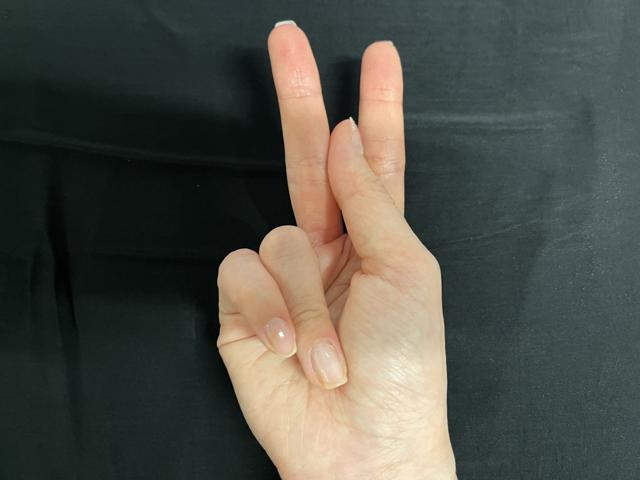
%> input picture MATLAB Code_250420/2.Dataset/test_img2_resize/k.jpeg, 640 x 480 px; its folder holds only this picture in this run
$ octave make_pxl_binning_hex.m   (GNU Octave 9; MATLAB toolbox functions it lacks are replaced by stand-ins)
%> lines starting %> are read from the running program, lines starting %| are printed output that depends on the picture
%----------------------------------------------------
%% Make pxl binned .hex files based on Verilog code
%----------------------------------------------------

image_folder = '../2.Dataset/test_img2_resize/';
image_files = dir(fullfile(image_folder, '*.jpeg'));

output_folder = '../3.Result/pixel_binned_255_img';

if ~exist(output_folder, 'dir')
    mkdir(output_folder);
end

prefix = 'pxl_binned_255_';

for i = 1:numel(image_files)
    imgPath = fullfile(image_folder, image_files(i).name);
    img = imread(imgPath);
%> img is the input picture: size 480x640x3 uint8; mean R, G, B 80.4, 80.5, 72.7

    %% PIXEL BINNING

    % Step 1: RGB channel 5bit truncation
    R = bitshift(img(:,:,1), -3);
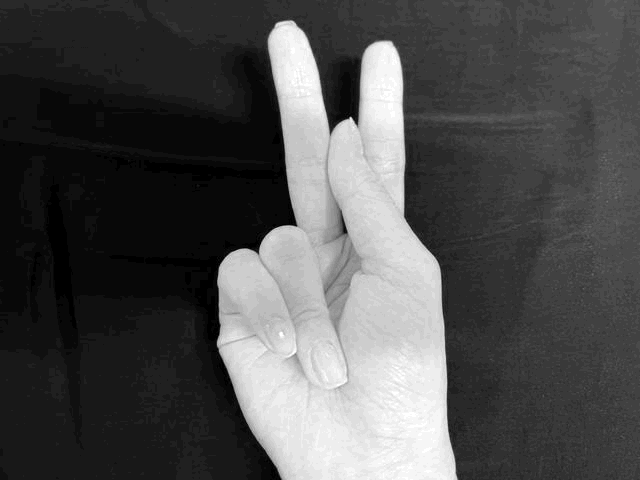
%> R: size 480x640 uint8; min 0, max 31, mean 9.6; drawn with min black and max white
    G = bitshift(img(:,:,2), -3);
    B = bitshift(img(:,:,3), -3);
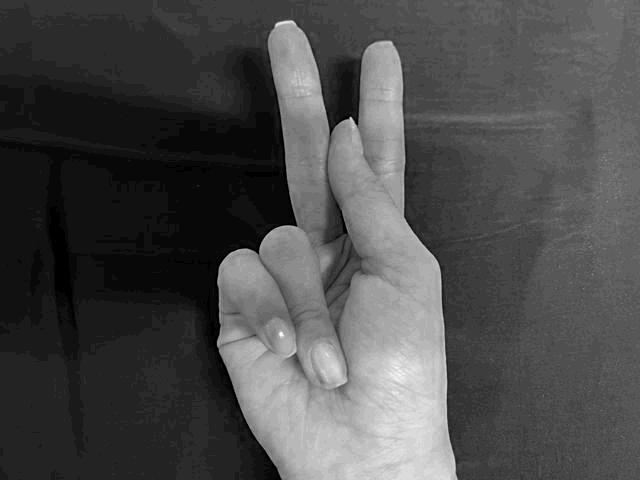
%> B: size 480x640 uint8; min 0, max 29, mean 8.6; drawn with min black and max white

    % Step 2: L/R 80 pxls trimming (center 480pxl)
    R_trim = R(:,81:560);
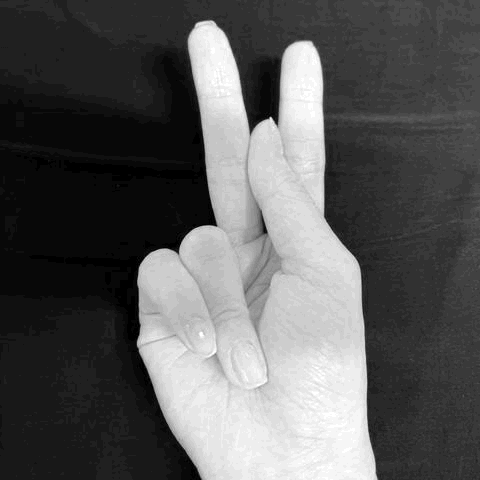
%> R_trim: size 480x480 uint8; min 0, max 31, mean 11; drawn with min black and max white
    G_trim = G(:,81:560);
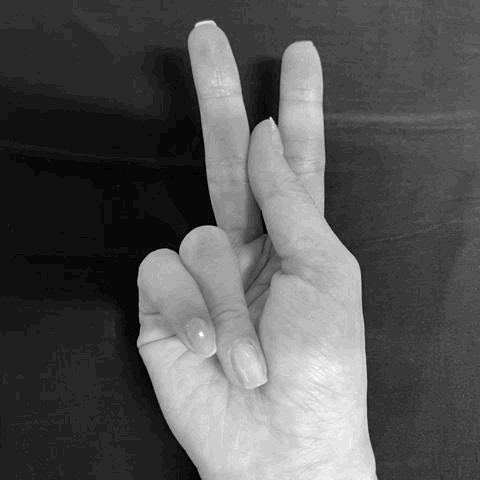
%> G_trim: size 480x480 uint8; min 0, max 31, mean 10.5; drawn with min black and max white
    B_trim = B(:,81:560);
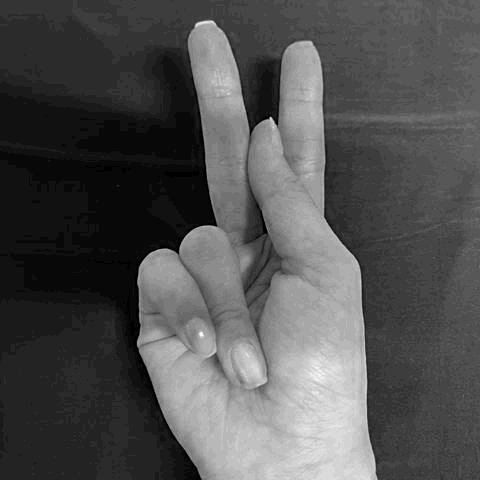
%> B_trim: size 480x480 uint8; min 0, max 29, mean 9.3; drawn with min black and max white

    % Step 3: hor 15pxls binning (480 → 32 pxl)
    R_bin_x = zeros(480,32,'uint16');
    G_bin_x = zeros(480,32,'uint16');
    B_bin_x = zeros(480,32,'uint16');
    for x=1:32
        idx_s=(x-1)*15+1;
        idx_e=idx_s+14;
        R_bin_x(:,x)=sum(R_trim(:,idx_s:idx_e),2);
        G_bin_x(:,x)=sum(G_trim(:,idx_s:idx_e),2);
        B_bin_x(:,x)=sum(B_trim(:,idx_s:idx_e),2);
    end
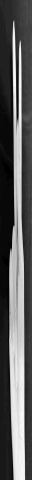
%> R_bin_x: size 480x32 uint16; min 0, max 465, mean 165.3; drawn with min black and max white

    % Step 4: ver 15pxls binning (480 → 32 pxl)
    R_bin = zeros(32,32,'uint16');
    G_bin = zeros(32,32,'uint16');
    B_bin = zeros(32,32,'uint16');
    for y=1:32
        idx_s=(y-1)*15+1;
        idx_e=idx_s+14;
        R_bin(y,:)=sum(R_bin_x(idx_s:idx_e,:),1);
        G_bin(y,:)=sum(G_bin_x(idx_s:idx_e,:),1);
        B_bin(y,:)=sum(B_bin_x(idx_s:idx_e,:),1);
    end

    %%
    scaling_factor = 27;
    R_quant = floor(double(R_bin) / scaling_factor);
    G_quant = floor(double(G_bin) / scaling_factor);
    B_quant = floor(double(B_bin) / scaling_factor);

    R_quant(R_quant > 255) = 255;
    G_quant(G_quant > 255) = 255;
    B_quant(B_quant > 255) = 255;

    img_quantized = cat(3, R_quant, G_quant, B_quant);
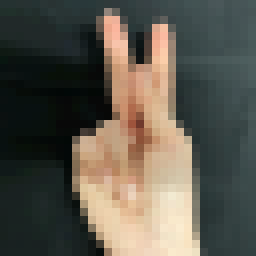
%> img_quantized: size 32x32x3 double (shown 8 times larger); mean R, G, B 91.4, 87.4, 77

    [~, original_name, ~] = fileparts(image_files(i).name);

    %% HEX file save
    hexFileName = fullfile(output_folder, sprintf('%s%s.hex', prefix, original_name));
    fid = fopen(hexFileName, 'w');

    % R channel (32x32)
    for row = 1:32
        for col = 1:32
            fprintf(fid, '%02X\n', img_quantized(row, col, 1));
        end
    end

    % G channel (32x32)
    for row = 1:32
        for col = 1:32
            fprintf(fid, '%02X\n', img_quantized(row, col, 2));
        end
    end

    % B channel (32x32)
    for row = 1:32
        for col = 1:32
            fprintf(fid, '%02X\n', img_quantized(row, col, 3));
        end
    end

    fclose(fid);
    %%
end
